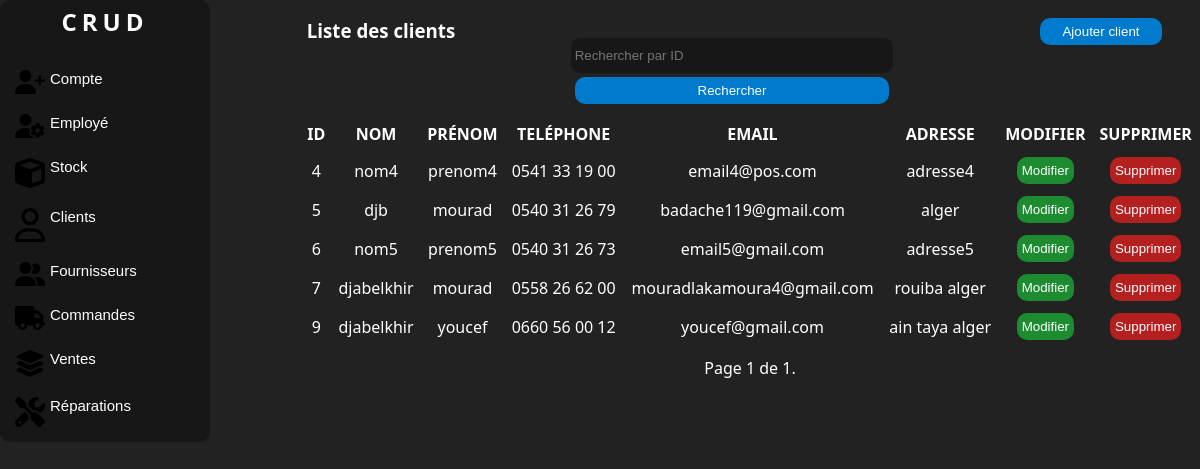
The page /clients/ (signed in) on the database as committed earlier.
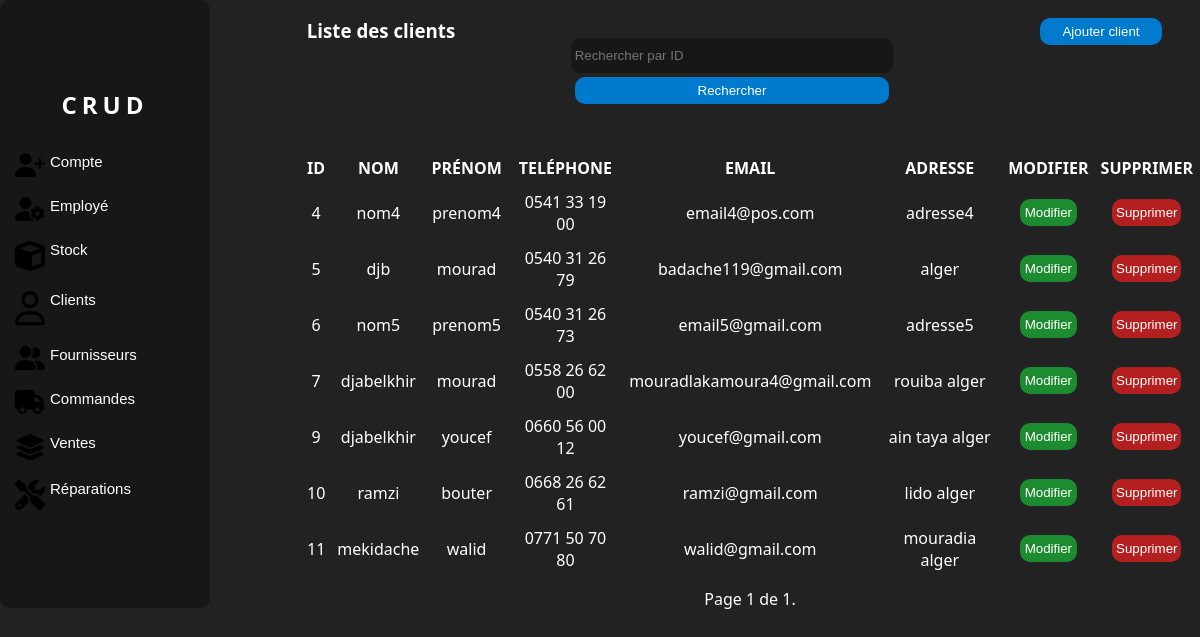
The same page on the database as committed later.
### manager/models.py (models this page shows, shortened)
class Client(models.Model):
    first_name = models.CharField(max_length=100, db_column='Prénom')
    last_name = models.CharField(max_length=100, db_column='Nom')
    phone = PhoneNumberField(unique=True, region='DZ', db_column='Téléphone')
    email = models.EmailField(unique=True, db_column='Email')
    address = models.TextField(db_column='Adresse')
    class Meta:
        db_table = 'Client'

### manager/views.py (the view)
# urls.py: path('clients/', views.ClientListView.as_view(), name='client-list'),
class ClientListView(LoginRequiredMixin, ListView):
    model = Client
    template_name = 'listeclient.html'
    context_object_name = 'clients'
    form_class = FilterForm
    paginate_by = 10
    def get_queryset(self):
        queryset = super().get_queryset()
        query = self.request.GET.get('query')
        if query:
            queryset = queryset.filter(id=query)
        return queryset
    def get_context_data(self, **kwargs):
        context = super().get_context_data(**kwargs)
        context['form'] = FilterForm(self.request.GET)
        return context

### manager/forms.py
class FilterForm(forms.Form):
    query = forms.IntegerField(label='', required=False,
                               widget=forms.TextInput(attrs={'placeholder': 'Rechercher par ID'}))

### manager/templatetags/auth_extras.py (called while the page is built)
@register.filter(name='has_group')
def has_group(user, group_name):
    group = Group.objects.get(name=group_name)
    return True if group in user.groups.all() else False

### manager/templates/listeclient.html (shortened to what this page needs)
{% load static %}
{% load auth_extras %}
<!DOCTYPE html>
<html lang="en">
<head>
    <link rel="stylesheet" href="{% static 'css/style.css' %}">
    <link rel="stylesheet" href="{% static 'css/accueil.css' %}">
</head>
<body>
<div class="corp">
    <div class="nav">
        <div class="logo">
            <a href="{% url 'home' %}" class="link"><h2>CRUD</h2></a>
        </div>
        <br>
        {% if request.user|has_group:"Admin" %}
        <button class="value">
            <a class="link" href="{% url 'account-list' %}"> Compte </a>
        </button>
        <button class="value">
            <a class="link" href="{% url 'employee-list' %}">Employé </a>
        </button>
        {% endif %}
        <button class="value">
            <a class="link" href="{% url 'products-list' %}"> Stock </a>
        </button>
        <button class="value">
            <a class="link" href="{% url 'client-list' %}"> Clients </a>
        </button>
        <button class="value">
            <a class="link" href="{% url 'supplier-list' %}"> Fournisseurs </a>
        </button>
        <button class="value">
            <a class="link" href="{% url 'purchase-order-list' %}">Commandes </a>
        </button>
        <button class="value">
            <a class="link" href="{% url 'sale-list' %}">Ventes </a>
        </button>
        <button class="value">
            <a class="link" href="{% url 'repair-list' %}"> Réparations </a>
        </button>
    </div>
    <div class="liste">
        <div class="c1">
            <div class="colone1"><h3>Liste des clients</h3></div>
            <div class="colone1" >
                <form method="GET" action="">
                    {{ form }}
                    <button class="button" type="submit">Rechercher</button>
                </form>
            </div>
            <div class="colone1">
                <button class="button"><a href="{% url 'add-client' %}" class="link">Ajouter client</a></button>
            </div>
        </div>
        <div class="c2">
            {% if clients %}
            <table>
                <thead>
                <tr>
                    <th>Id</th>
                    <th>Nom</th>
                    <th>Prénom</th>
                    <th>Teléphone</th>
                    <th>Email</th>
                    <th>Adresse</th>
                    <th>Modifier</th>
                    <th>Supprimer</th>
                </tr>
                </thead>
                <tbody id="tbody">
                {% for client in clients %}
                <tr>
                    <td>{{ client.id }}</td>
                    <td>{{ client.last_name }}</td>
                    <td>{{ client.first_name }}</td>
                    <td>{{ client.phone }}</td>
                    <td>{{ client.email }}</td>
                    <td>{{ client.address }}</td>
                    <td>
                        <button class="button" id="modifier"
                                onclick="location.href='{% url 'update-client' client.id %}';">Modifier
                        </button>
                    </td>
                    <td>
                        <button class="button" id="supprimer"
                                onclick="location.href='{% url 'delete-client' client.id %}';">Supprimer
                        </button>
                    </td>
                </tr>
                {% endfor %}
                </tbody>
            </table>
            {% else %}
            <p>Pas de clients trouvés.</p>
            {% endif %}
            <div class="pagination">
                <span class="step-links">
                    <span class="current">
                        Page {{ page_obj.number }} de {{ page_obj.paginator.num_pages }}.
                    </span>
                </span>
            </div>
        </div>
    </div>
</div>
</body>
</html>

Rows that differ between the two databases and show on the page:
added Client: id "10", last_name "ramzi", first_name "bouter", phone "0668 26 62 61", email "ramzi@gmail.com", address "lido alger"
added Client: id "11", last_name "mekidache", first_name "walid", phone "0771 50 70 80", email "walid@gmail.com", address "mouradia alger"
